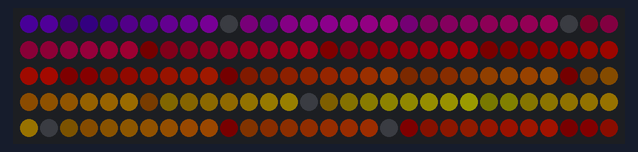
Recording of a sketch running on a simulated Arduino Uno, built with avr-gcc and run on an emulated ATmega328P. Shown: 150 RGB LEDs in strip order, left to right, continuing on the next row. Dim RGB values are drawn brighter than linear.

Above: at 3.16 s.

The sketch:

DemoReel100-_just-BPM_.ino
```cpp
#include <FastLED.h>

FASTLED_USING_NAMESPACE

// FastLED "100-lines-of-code" demo reel, showing just a few
// of the kinds of animation patterns you can quickly and easily
// compose using FastLED.
//
// This example also shows one easy way to define multiple
// animations patterns and have them automatically rotate.
//
// -Mark Kriegsman, December 2014

#if defined(FASTLED_VERSION) && (FASTLED_VERSION < 3001000)
#warning "Requires FastLED 3.1 or later; check github for latest code."
#endif

#define DATA_PIN    3
//#define CLK_PIN   4
#define LED_TYPE    WS2812B
#define COLOR_ORDER GRB
#define NUM_LEDS   150
CRGB leds[NUM_LEDS];

#define BRIGHTNESS          40
#define FRAMES_PER_SECOND  120

void setup() {
  delay(3000); // 3 second delay for recovery

  // tell FastLED about the LED strip configuration
  FastLED.addLeds<LED_TYPE,DATA_PIN,COLOR_ORDER>(leds, NUM_LEDS).setCorrection(TypicalLEDStrip);
  //FastLED.addLeds<LED_TYPE,DATA_PIN,CLK_PIN,COLOR_ORDER>(leds, NUM_LEDS).setCorrection(TypicalLEDStrip);

  // set master brightness control
  FastLED.setBrightness(BRIGHTNESS);
}


// List of patterns to cycle through.  Each is defined as a separate function below.
typedef void (*SimplePatternList[])();
//SimplePatternList gPatterns = { rainbow, rainbowWithGlitter, confetti, sinelon, juggle, bpm };
SimplePatternList gPatterns = { bpm };

uint8_t gCurrentPatternNumber = 0; // Index number of which pattern is current
uint8_t gHue = 0; // rotating "base color" used by many of the patterns

void loop()
{
  // Call the current pattern function once, updating the 'leds' array
  gPatterns[gCurrentPatternNumber]();

  // send the 'leds' array out to the actual LED strip
  FastLED.show();
  // insert a delay to keep the framerate modest
  FastLED.delay(2000/FRAMES_PER_SECOND);

  // do some periodic update (10) { gHue++; } // slowly cycle the "base color" through the rainbow
  EVERY_N_SECONDS( 10 ) { nextPattern(); } // change patterns periodically
}

#define ARRAY_SIZE(A) (sizeof(A) / sizeof((A)[0]))

void nextPattern()
{
  // add one to the current pattern number, and wrap around at the end
  gCurrentPatternNumber = (gCurrentPatternNumber + 1) % ARRAY_SIZE( gPatterns);
}


void bpm()
{
  // colored stripes pulsing at a defined Beats-Per-Minute (BPM)
  uint8_t BeatsPerMinute = 62;
  CRGBPalette16 palette = PartyColors_p;
  uint8_t beat = beatsin8( BeatsPerMinute, 64, 255);
  for( int i = 0; i < NUM_LEDS; i++) { //9948
    leds[i] = ColorFromPalette(palette, gHue+(i*1), beat-gHue+(i*30));
  }

}
```
